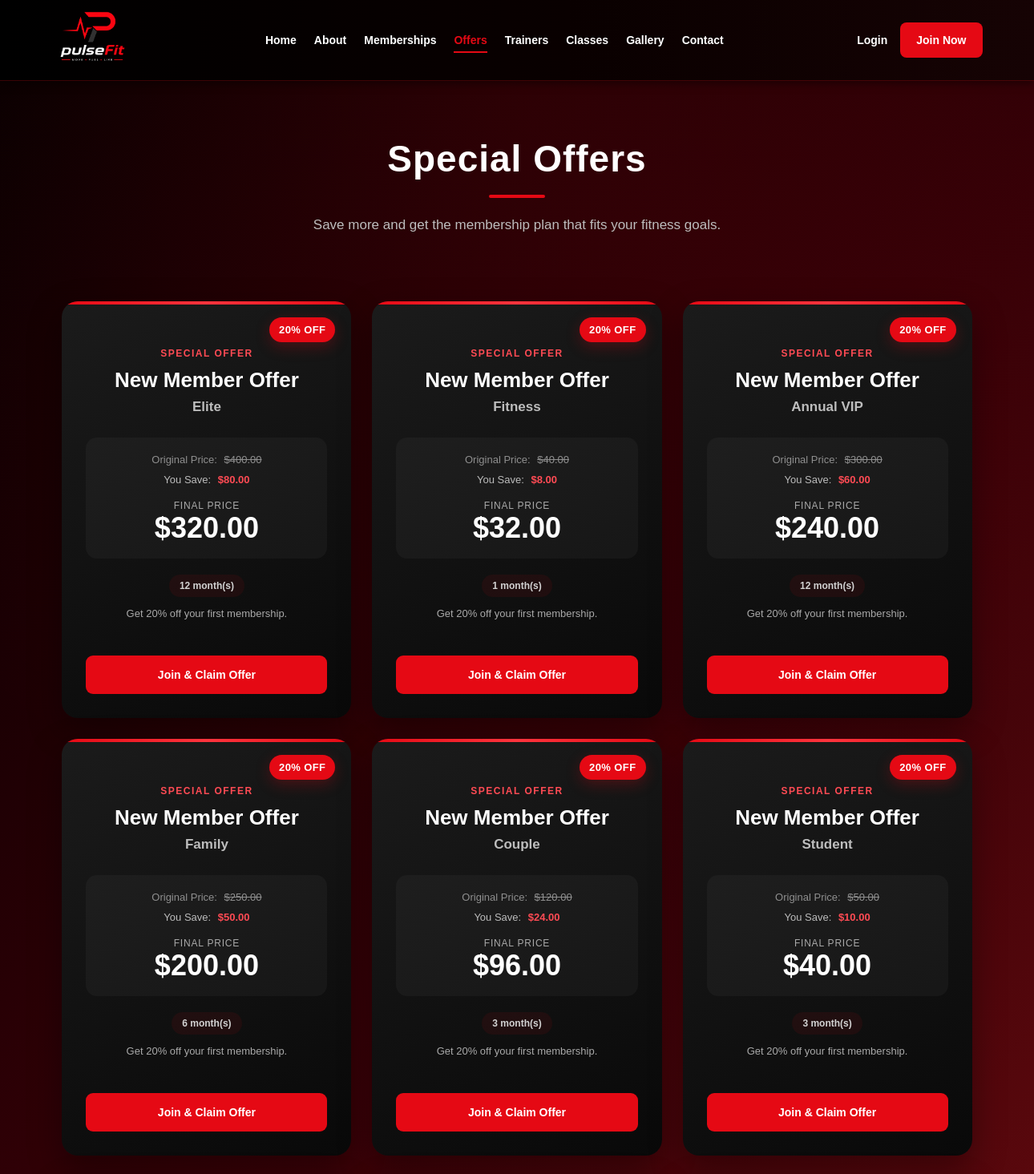
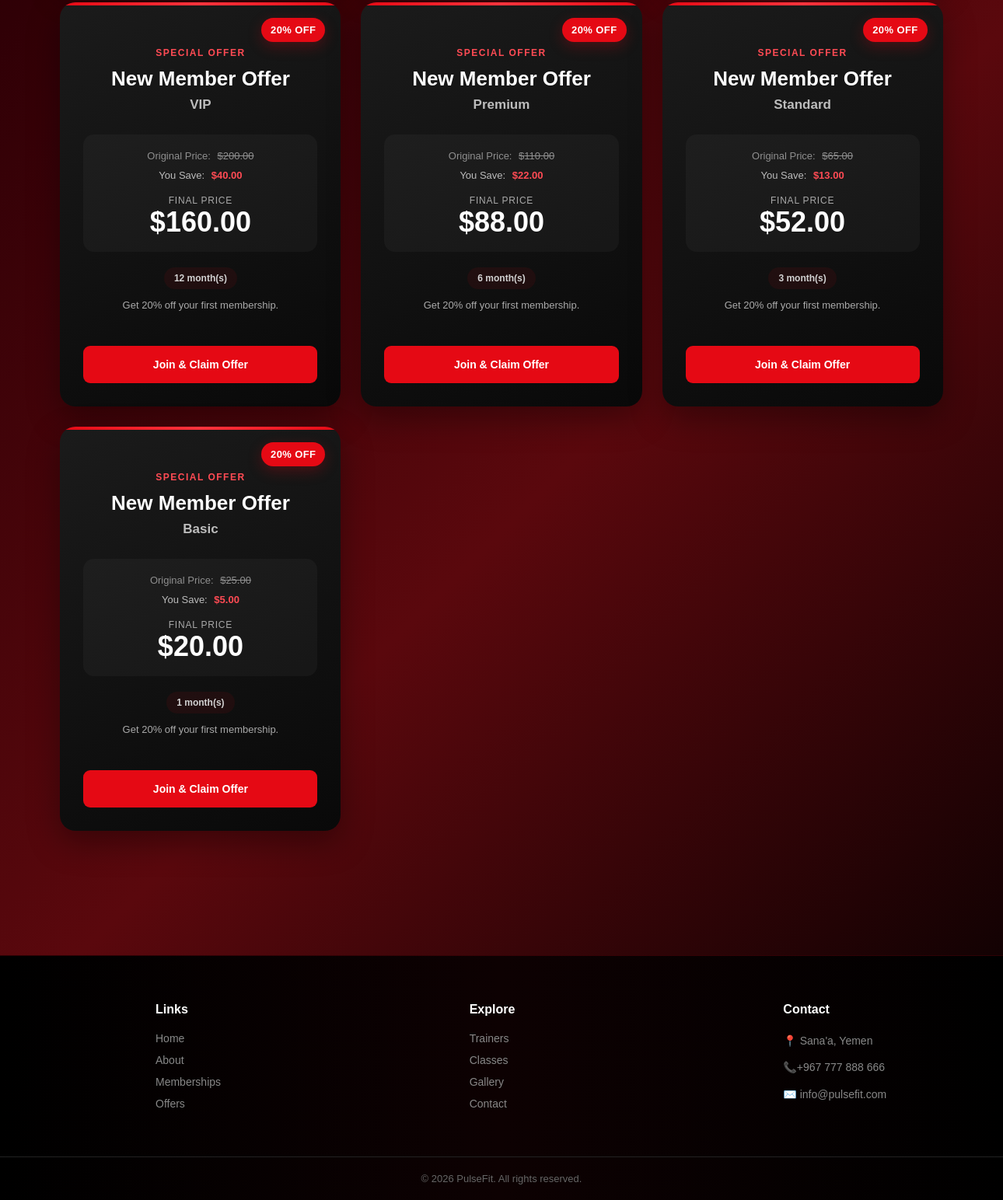
The app's page /public/offers.php with its own data (2 pictures, top to bottom).
### tables this page shows
CREATE TABLE `memberships` (
  `membership_id` int(10) NOT NULL,
  `membership_name` varchar(100) NOT NULL,
  `duration` int(3) NOT NULL,
  `price` decimal(10,2) NOT NULL,
  `description` varchar(200) DEFAULT NULL
);

### classes/BaseModel.php (called while the page is built, shortened)
<?php
require_once __DIR__ . "/../config/database.php";
class BaseModel
{
    protected $conn;
    public function __construct()
    {
        global $conn;
        $this->conn = $conn;
    }
    protected function fetchAll($sql, $types = "", ...$params)
    {
        $stmt = $this->conn->prepare($sql);
        if (!$stmt->execute()) {
            die("Execute failed: " . $stmt->error);
        }
        $result = $stmt->get_result();
        return $result->fetch_all(MYSQLI_ASSOC);
    }
}

### classes/membership.php (called while the page is built, shortened)
<?php
require_once __DIR__ . "/BaseModel.php";
class Membership extends BaseModel
{
    public function getAllMemberships()
    {
        return $this->fetchAll(
            "SELECT *
             FROM memberships
             ORDER BY membership_id DESC"
        );
    }
}

### public/offers.php (the view, shortened to what this page needs)
<?php
require_once __DIR__ . "/../classes/membership.php";
$membershipModel = new Membership();
$memberships = $membershipModel->getAllMemberships();
$isLoggedIn = isset($_SESSION["user_id"]);
$hasSubscription = false;
require_once __DIR__ . "/../includes/header.php";
?>
<main class="public-page offers-page">
    <section class="page-hero">
        <h1>Special Offers</h1>
        <p>
            Save more and get the membership plan that fits your fitness goals.
        </p>
    </section>
    <section class="offers-section">
        <?php if (!empty($memberships)): ?>
            <div class="offers-grid">
                <?php foreach ($memberships as $membership): ?>
                    <?php
                    $membershipId = (int) $membership["membership_id"];
                    $price = (float) $membership["price"];
                    $duration = (int) $membership["duration"];
                    $offerTitle = "";
                    $discountPercent = 0;
                    $offerDescription = "";
                    if (!$hasSubscription) {
                        $offerTitle = "New Member Offer";
                        $discountPercent = 20;
                        $offerDescription =
                            "Get 20% off your first membership.";
                    } elseif ($duration >= 12) {
                        $offerType = "annual";
                        $offerTitle = "Annual Plan";
                        $discountPercent = 15;
                        $offerDescription =
                            "Save 15% when you choose a 12-month plan.";
                    } elseif ($duration >= 6) {
                        $offerType = "long-term";
                        $offerTitle = "Long-Term Plan";
                        $discountPercent = 10;
                        $offerDescription =
                            "Save 10% on memberships of 6 months or more.";
                    } else {
                        continue;
                    }
                    $discountAmount =
                        $price * ($discountPercent / 100);
                    $finalPrice =
                        $price - $discountAmount;
                    ?>
                    <article class="offer-card">
                        <div class="offer-badge">
                            <?= $discountPercent ?>% OFF
                        </div>
                        <div class="offer-card-content">
                            <span class="offer-label">
                                Special Offer
                            </span>
                            <h2>
                                <?= htmlspecialchars($offerTitle) ?>
                            </h2>
                            <h3>
                                <?= htmlspecialchars(
                                    $membership["membership_name"]
                                ) ?>
                            </h3>
                            <div class="offer-pricing">
                                <div class="offer-original-price">
                                    Original Price:
                                    <span>
                                        $<?= number_format($price, 2) ?>
                                    </span>
                                </div>
                                <div class="offer-discount">
                                    You Save:
                                    <strong>
                                        $<?= number_format(
                                            $discountAmount,
                                            2
                                        ) ?>
                                    </strong>
                                </div>
                                <div class="offer-final-price">
                                    <span>
                                        Final Price
                                    </span>
                                    <strong>
                                        $<?= number_format(
                                            $finalPrice,
                                            2
                                        ) ?>
                                    </strong>
                                </div>
                            </div>
                            <div class="offer-details">
                                <span>
                                    <?= $duration ?> month(s)
                                </span>
                            </div>
                            <p class="offer-description">
                                <?= htmlspecialchars(
                                    $offerDescription
                                ) ?>
                            </p>
                            <?php if ($isLoggedIn && !$hasSubscription): ?>
                                <a
                                    href="subscribe.php?membership_id=<?= $membershipId ?>&offer=new-member"
                                    class="offer-button"
                                >
                                    Claim 20% Offer
                                </a>
                            <?php elseif (!$isLoggedIn): ?>
                                <a
                                    href="../auth/signup.php"
                                    class="offer-button"
                                >
                                    Join & Claim Offer
                                </a>
                            <?php endif; ?>
                        </div>
                    </article>
                <?php endforeach; ?>
            </div>
        <?php endif; ?>
    </section>
</main>
<?php require_once __DIR__ . "/../includes/footer.php"; ?>

### records on screen
memberships: discountPercent "20", offerTitle "New Member Offer", membership_name "Elite", price "400.00", price "80.00", price "320.00", duration "12", offerDescription "Get 20% off your first membership."
memberships: discountPercent "20", offerTitle "New Member Offer", membership_name "Fitness", price "40.00", price "8.00", price "32.00", duration "1", offerDescription "Get 20% off your first membership."
memberships: discountPercent "20", offerTitle "New Member Offer", membership_name "Annual VIP", price "300.00", price "60.00", price "240.00", duration "12", offerDescription "Get 20% off your first membership."
memberships: discountPercent "20", offerTitle "New Member Offer", membership_name "Family", price "250.00", price "50.00", price "200.00", duration "6", offerDescription "Get 20% off your first membership."
memberships: discountPercent "20", offerTitle "New Member Offer", membership_name "Couple", price "120.00", price "24.00", price "96.00", duration "3", offerDescription "Get 20% off your first membership."
memberships: discountPercent "20", offerTitle "New Member Offer", membership_name "Student", price "50.00", price "10.00", price "40.00", duration "3", offerDescription "Get 20% off your first membership."
memberships: discountPercent "20", offerTitle "New Member Offer", membership_name "VIP", price "200.00", price "40.00", price "160.00", duration "12", offerDescription "Get 20% off your first membership."
memberships: discountPercent "20", offerTitle "New Member Offer", membership_name "Premium", price "110.00", price "22.00", price "88.00", duration "6", offerDescription "Get 20% off your first membership."
memberships: discountPercent "20", offerTitle "New Member Offer", membership_name "Standard", price "65.00", price "13.00", price "52.00", duration "3", offerDescription "Get 20% off your first membership."
memberships: discountPercent "20", offerTitle "New Member Offer", membership_name "Basic", price "25.00", price "5.00", price "20.00", duration "1", offerDescription "Get 20% off your first membership."
